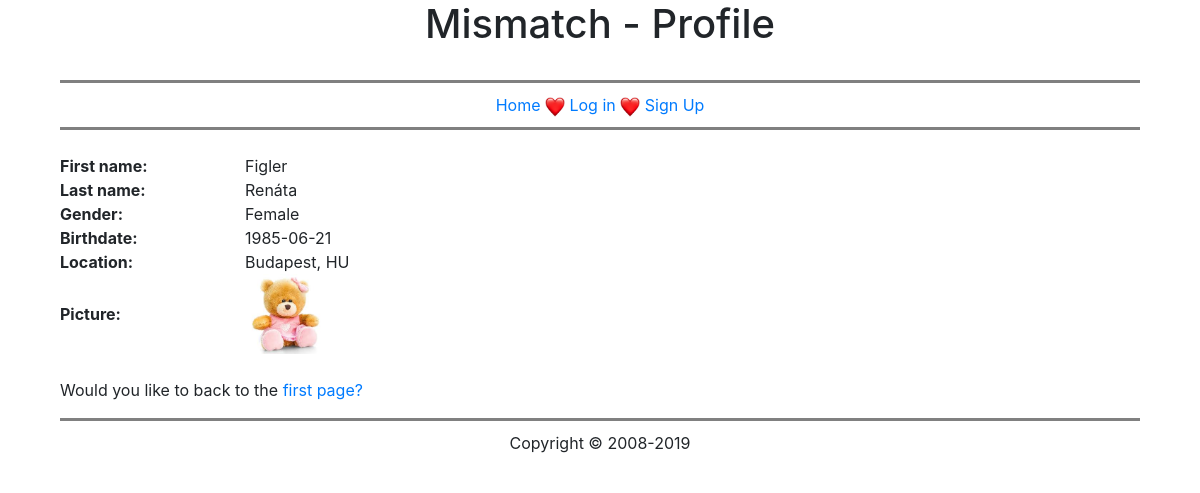
Page /people.php?id=7 on the committed database.
### tables this page shows
CREATE TABLE `mismatch_user` (
  `user_id` int(11) NOT NULL AUTO_INCREMENT,
  `username` varchar(32) NOT NULL COMMENT 'teszt',
  `pass` varchar(40) NOT NULL,
  `join_date` datetime NOT NULL,
  `first_name` varchar(50) DEFAULT NULL,
  `last_name` varchar(50) DEFAULT NULL,
  `gender` varchar(10) DEFAULT NULL,
  `birthdate` date DEFAULT NULL,
  `city` varchar(50) DEFAULT NULL,
  `state` varchar(2) DEFAULT NULL,
  `picture` varchar(50) DEFAULT NULL,
  PRIMARY KEY (`user_id`)
);

### people.php (the view, shortened to what this page needs)
<?php
require_once 'kapcs.php';
if (isset($_GET['id'])) {
    $id = $_GET['id'];
}
$query2 = "SELECT * FROM mismatch_user WHERE user_id='$id'";
$result = mysqli_query($kapcs, $query2) or die ($query2);
require_once 'header.php';
$row = mysqli_fetch_array($result);
$first_name = $row['first_name'];
$last_name = $row['last_name'];
$gender = $row['gender'];
$birthdate = $row['birthdate'];
$location = $row['city'] . ", " . $row['state'];
$fajl = $row['picture'];
echo "<div class='row'>";
echo "<div  class=\"col-6 col-sm-2\"><strong>First name: </strong></div>";
echo "<div class=\"col-6 col-sm-2\">$first_name</div>";
echo "<div  class=\"col-6 col-sm-2\"><strong>Last name: </strong></div>";
echo "<div class=\"col-6 col-sm-2\">$last_name</div>";
echo "<div  class=\"col-6 col-sm-2\"><strong>Gender: </strong></div>";
echo "<div class=\"col-6 col-sm-2\">$gender</div>";
echo "<div  class=\"col-6 col-sm-2\"><strong>Birthdate: </strong></div>";
echo "<div class=\"col-6 col-sm-2\">$birthdate</div>";
echo "<div  class=\"col-6 col-sm-2\"><strong>Location: </strong></div>";
echo "<div class=\"col-6 col-sm-2\">$location</div>";
echo "<div  class=\"col-6 col-sm-2  align-self-center mr-3\"><strong>Picture: </strong></div>";
echo '<div class="col-6 col-sm-2 row align-self-center mr-3"><img src="' . target_dir . $fajl . '" alt="score image" height="80px" width="80px" ></div>';
echo "</div>";
echo "<br>";
echo "<p>Would you like to back to the  <a href='index.php'>first page?</a></p>";
require_once 'footer.php';
?>

### rows in the picture
mismatch_user: first_name "Figler", last_name "Renáta", gender "Female", birthdate "1985-06-21", location "Budapest, HU", picture (picture)

### other values in the picture
$title "Profile"
